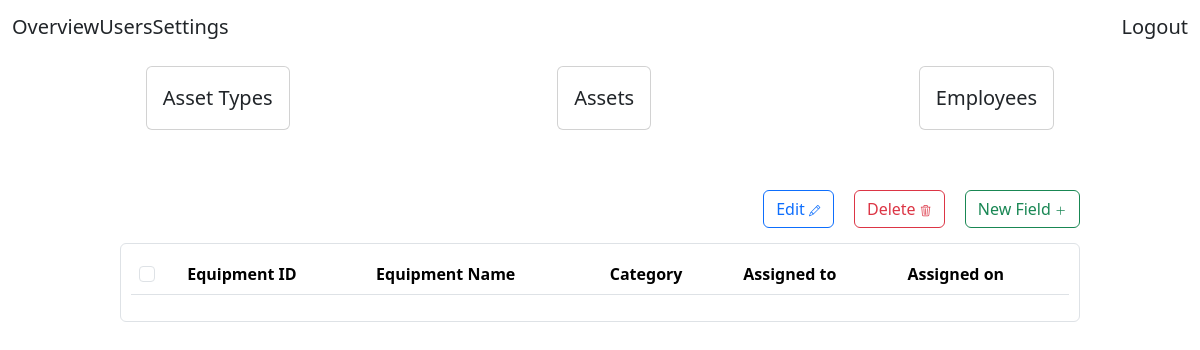
Before: /assets/ with the older database file.
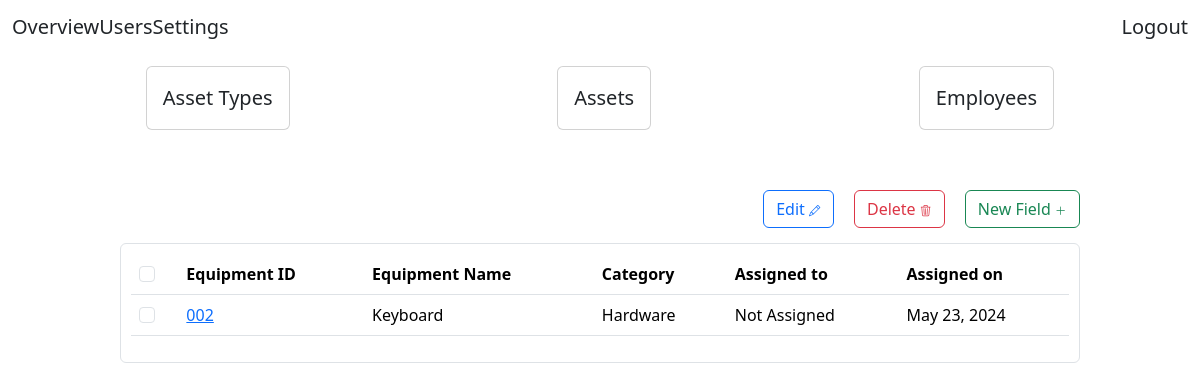
After: the same page with the newer database file.
### inventorymanager/models.py (models this page shows, shortened)
class Assets(models.Model) :
    equipment_id = models.CharField(max_length=30)
    equipment_name = models.CharField(max_length=30)
    category = models.CharField(max_length=30)
    employee = models.CharField(default="Not Assigned",max_length=30)
    assigned_on = models.DateField(default=timezone.now)

### inventorymanager/views.py (the view)
# urls.py: path("assets/",views.AssetsView.as_view(),name="assets"),
class AssetsView(generic.ListView):
    template_name = "inventorymanager/assets.html"
    context_object_name = "assets_list"
    def get_queryset(self) -> QuerySet[Any]:
        return Assets.objects.all()

### inventorymanager/templates/inventorymanager/assets.html (shortened to what this page needs)
{% extends 'inventorymanager/overview.html' %}
{% load static %}
{% block assets %}
<div class="d-flex justify-content-center">
    <div class="custom-container">
    <div class="d-flex justify-content-end">
    <div class="form-button"><button class="btn btn-outline-primary" onclick="modelShow()">Edit </i></button></div>
    <div class="form-button"><button class="btn btn-outline-danger" onclick="modelShow()">Delete </button></div>
    <div class="form-button"><button class="btn btn-outline-success" onclick="modelShow()">New Field <svg xmlns="http://www.w3.org/2000/svg" width="12" height="12" fill="currentColor" class="bi bi-plus-lg" viewBox="0 0 17 17">
    <path fill-rule="evenodd" d="M8 2a.5.5 0 0 1 .5.5v5h5a.5.5 0 0 1 0 1h-5v5a.5.5 0 0 1-1 0v-5h-5a.5.5 0 0 1 0-1h5v-5A.5.5 0 0 1 8 2"/>
  </svg></button></div></div>
<div class="custom-display">
<div class="table-wrapper-custom">
    <table class="table table-hover custom-table">
        <thead>
            <th><input onclick="toggle(this)" type="checkbox" class="form-check-input"></th>
            <th>Equipment ID</th>
            <th>Equipment Name</th>
            <th>Category</th>
            <th>Assigned to</th>
            <th>Assigned on</th>
        </thead>
        {% for asset in assets_list %}
        <tr>
            <td><input onclick="checkToggle(this)" name="checkbox" type="checkbox" class="form-check-input"></td>
            <td><a class="first-col" href="#">{{asset.equipment_id}}</a></td>
            <td>{{asset.equipment_name}}</td>
            <td>{{asset.category}}</td>
            <td>{{asset.employee}}</td>
            <td>{{asset.assigned_on}}</td>
        </tr>
        {% endfor %}
    </table>
</div>
</div>
</div>
</div>
{% endblock assets %}

Changed rows visible on the page:
added Assets: equipment_id "002", equipment_name "Keyboard", category "Hardware", employee "Not Assigned", assigned_on "May 23, 2024"
